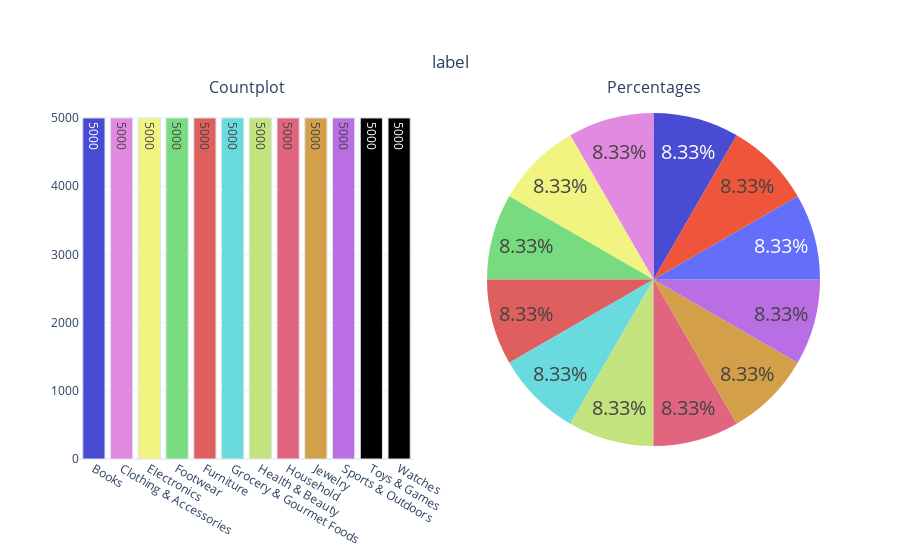

This figure's notebook cell:
### Code cell
cat_summary_with_graph(df, 'label')

### Figure 1 — Plotly figure (JSON) as saved in the notebook; plotly's stock layout.template omitted (floating-point values rounded to 4 significant figures)
{"data": [{"marker": {"color": ["#494BD3", "#E28AE2", "#F1F481", "#79DB80", "#DF5F5F", "#69DADE", "#C2E37D", "#E26580", "#D39F49", "#B96FE3"], "line": {"color": "#DBE6EC", "width": 1}}, "name": "label", "showlegend": false, "text": ["5000", "5000", "5000", "5000", "5000", "5000", "5000", "5000", "5000", "5000", "5000", "5000"], "textfont": {"size": 15}, "textposition": "auto", "type": "bar", "x": ["Books", "Clothing & Accessories", "Electronics", "Footwear", "Furniture", "Grocery & Gourmet Foods", "Health & Beauty", "Household", "Jewelry", "Sports & Outdoors", "Toys & Games", "Watches"], "xaxis": "x", "y": [5000, 5000, 5000, 5000, 5000, 5000, 5000, 5000, 5000, 5000, 5000, 5000], "yaxis": "y"}, {"domain": {"x": [0.55, 1], "y": [0, 1]}, "labels": ["Books", "Clothing & Accessories", "Electronics", "Footwear", "Furniture", "Grocery & Gourmet Foods", "Health & Beauty", "Household", "Jewelry", "Sports & Outdoors", "Toys & Games", "Watches"], "marker": {"colors": ["#494BD3", "#E28AE2", "#F1F481", "#79DB80", "#DF5F5F", "#69DADE", "#C2E37D", "#E26580", "#D39F49", "#B96FE3"]}, "name": "label", "showlegend": false, "textfont": {"size": 20}, "textposition": "auto", "type": "pie", "values": [5000, 5000, 5000, 5000, 5000, 5000, 5000, 5000, 5000, 5000, 5000, 5000]}], "layout": {"annotations": [{"font": {"size": 16}, "showarrow": false, "text": "Countplot", "x": 0.225, "xanchor": "center", "xref": "paper", "y": 1, "yanchor": "bottom", "yref": "paper"}, {"font": {"size": 16}, "showarrow": false, "text": "Percentages", "x": 0.775, "xanchor": "center", "xref": "paper", "y": 1, "yanchor": "bottom", "yref": "paper"}], "title": {"text": "label", "x": 0.5, "xanchor": "center", "y": 0.9, "yanchor": "top"}, "xaxis": {"anchor": "y", "domain": [0, 0.45]}, "yaxis": {"anchor": "x", "domain": [0, 1]}}}
